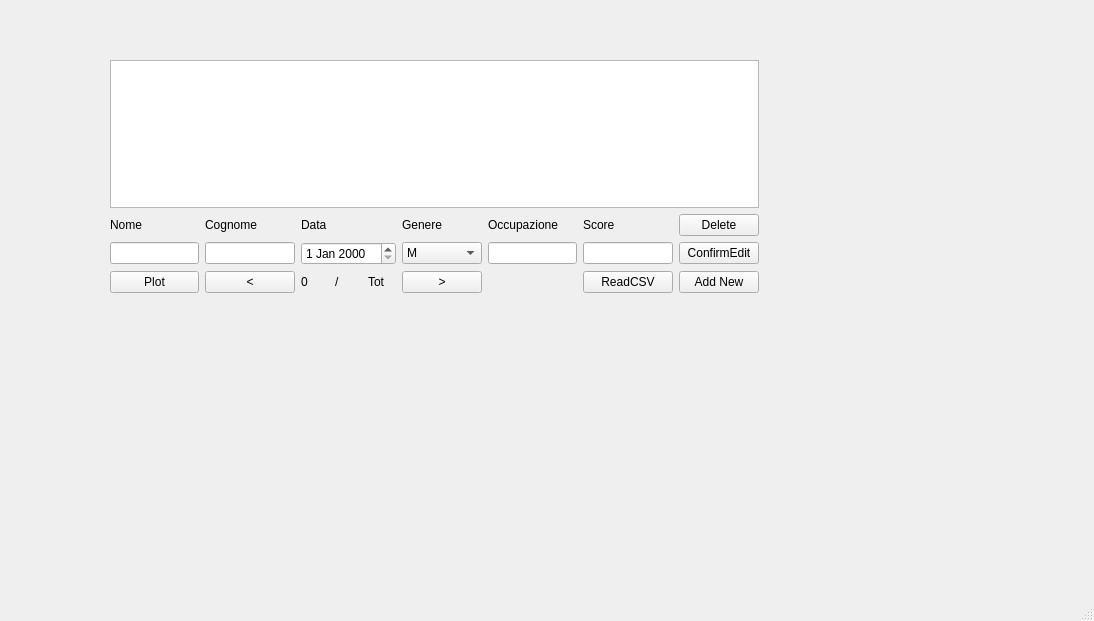
<?xml version="1.0" encoding="UTF-8"?>
<ui version="4.0">
 <class>Scorer</class>
 <widget class="QMainWindow" name="Scorer">
  <property name="geometry">
   <rect>
    <x>0</x>
    <y>0</y>
    <width>1094</width>
    <height>621</height>
   </rect>
  </property>
  <property name="windowTitle">
   <string>Scorer</string>
  </property>
  <widget class="QWidget" name="centralwidget">
   <widget class="QWidget" name="horizontalLayoutWidget">
    <property name="geometry">
     <rect>
      <x>70</x>
      <y>60</y>
      <width>729</width>
      <height>273</height>
     </rect>
    </property>
    <layout class="QHBoxLayout" name="horizontalLayout_main">
     <item>
      <spacer name="horizontalSpacer_2">
       <property name="orientation">
        <enum>Qt::Horizontal</enum>
       </property>
       <property name="sizeType">
        <enum>QSizePolicy::Fixed</enum>
       </property>
       <property name="sizeHint" stdset="0">
        <size>
         <width>40</width>
         <height>20</height>
        </size>
       </property>
      </spacer>
     </item>
     <item>
      <layout class="QVBoxLayout" name="verticalLayout">
       <item>
        <widget class="QChartView" name="graphicsView"/>
       </item>
       <item>
        <layout class="QGridLayout" name="gridLayout_2">
         <item row="4" column="2">
          <layout class="QHBoxLayout" name="horizontalLayout_4">
           <item>
            <widget class="QLabel" name="label_index">
             <property name="text">
              <string>0</string>
             </property>
            </widget>
           </item>
           <item>
            <widget class="QLabel" name="label_4">
             <property name="text">
              <string>/</string>
             </property>
            </widget>
           </item>
           <item>
            <widget class="QLabel" name="label_total">
             <property name="text">
              <string>Tot</string>
             </property>
            </widget>
           </item>
          </layout>
         </item>
         <item row="4" column="1">
          <widget class="QPushButton" name="pushButton_previous">
           <property name="text">
            <string>&lt;</string>
           </property>
          </widget>
         </item>
         <item row="4" column="6">
          <widget class="QPushButton" name="pushButton_addNew">
           <property name="text">
            <string>Add New</string>
           </property>
          </widget>
         </item>
         <item row="0" column="3">
          <widget class="QLabel" name="label_6">
           <property name="text">
            <string>Genere</string>
           </property>
          </widget>
         </item>
         <item row="3" column="1">
          <widget class="QLineEdit" name="lineEdit_cognome"/>
         </item>
         <item row="0" column="2">
          <widget class="QLabel" name="label_5">
           <property name="text">
            <string>Data</string>
           </property>
          </widget>
         </item>
         <item row="3" column="3">
          <widget class="QComboBox" name="comboBox">
           <item>
            <property name="text">
             <string>M</string>
            </property>
           </item>
           <item>
            <property name="text">
             <string>F</string>
            </property>
           </item>
          </widget>
         </item>
         <item row="3" column="5">
          <widget class="QLineEdit" name="lineEdit_score"/>
         </item>
         <item row="0" column="4">
          <widget class="QLabel" name="label_10">
           <property name="text">
            <string>Occupazione</string>
           </property>
          </widget>
         </item>
         <item row="3" column="0">
          <widget class="QLineEdit" name="lineEdit_nome"/>
         </item>
         <item row="0" column="5">
          <widget class="QLabel" name="label_9">
           <property name="text">
            <string>Score</string>
           </property>
          </widget>
         </item>
         <item row="0" column="0">
          <widget class="QLabel" name="label_7">
           <property name="text">
            <string>Nome</string>
           </property>
          </widget>
         </item>
         <item row="0" column="1">
          <widget class="QLabel" name="label_8">
           <property name="text">
            <string>Cognome</string>
           </property>
          </widget>
         </item>
         <item row="0" column="6">
          <widget class="QPushButton" name="pushButton_Delete">
           <property name="text">
            <string>Delete</string>
           </property>
          </widget>
         </item>
         <item row="3" column="4">
          <widget class="QLineEdit" name="lineEdit_occupazione"/>
         </item>
         <item row="4" column="0">
          <widget class="QPushButton" name="pushButton_Plot">
           <property name="text">
            <string>Plot</string>
           </property>
          </widget>
         </item>
         <item row="3" column="2">
          <widget class="QDateEdit" name="dateEdit"/>
         </item>
         <item row="4" column="5">
          <widget class="QPushButton" name="pushButton_Read_CSV">
           <property name="text">
            <string>ReadCSV</string>
           </property>
          </widget>
         </item>
         <item row="3" column="6">
          <widget class="QPushButton" name="pushButton_ConfirmEdit">
           <property name="text">
            <string>ConfirmEdit</string>
           </property>
          </widget>
         </item>
         <item row="4" column="3">
          <widget class="QPushButton" name="pushButton_next">
           <property name="text">
            <string>&gt;</string>
           </property>
          </widget>
         </item>
        </layout>
       </item>
       <item>
        <spacer name="verticalSpacer_3">
         <property name="orientation">
          <enum>Qt::Vertical</enum>
         </property>
         <property name="sizeType">
          <enum>QSizePolicy::Fixed</enum>
         </property>
         <property name="sizeHint" stdset="0">
          <size>
           <width>20</width>
           <height>40</height>
          </size>
         </property>
        </spacer>
       </item>
      </layout>
     </item>
     <item>
      <spacer name="horizontalSpacer">
       <property name="orientation">
        <enum>Qt::Horizontal</enum>
       </property>
       <property name="sizeType">
        <enum>QSizePolicy::Fixed</enum>
       </property>
       <property name="sizeHint" stdset="0">
        <size>
         <width>40</width>
         <height>20</height>
        </size>
       </property>
      </spacer>
     </item>
    </layout>
   </widget>
  </widget>
  <widget class="QMenuBar" name="menubar">
   <property name="geometry">
    <rect>
     <x>0</x>
     <y>0</y>
     <width>1094</width>
     <height>26</height>
    </rect>
   </property>
  </widget>
  <widget class="QStatusBar" name="statusbar"/>
 </widget>
 <customwidgets>
  <customwidget>
   <class>QChartView</class>
   <extends>QGraphicsView</extends>
   <header>QtCharts</header>
  </customwidget>
 </customwidgets>
 <resources/>
 <connections/>
</ui>
